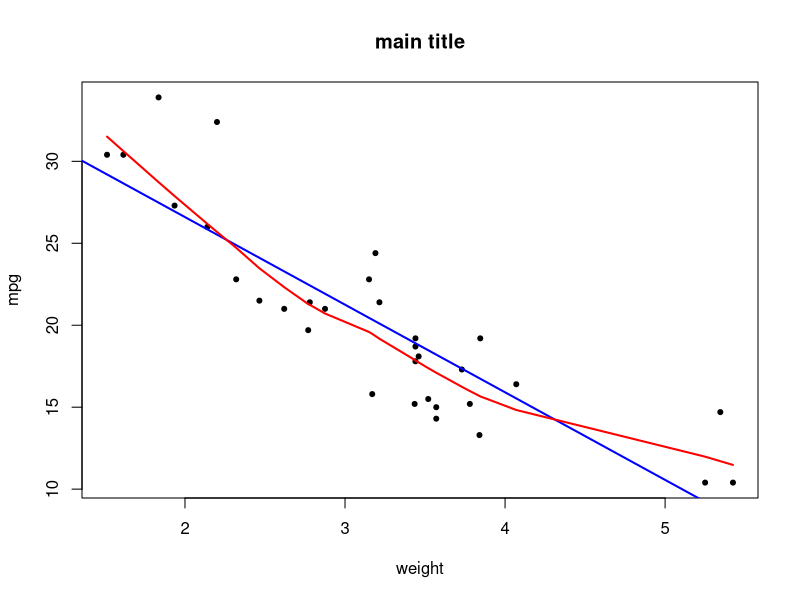
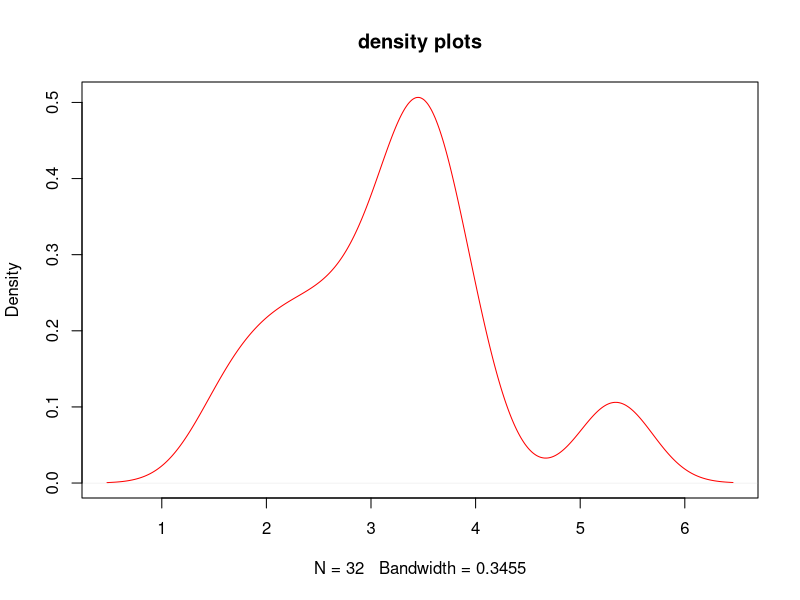

Generate these figures, in order, with R:
library(tidyverse)
data("mtcars")

x<-mtcars$wt
y<-mtcars$mpg

plot(x,y,main ="main title",
     xlab = "weight",
     ylab= "mpg",
     pch = 20)

abline(lm(y~x,data = mtcars),col ="blue",lwd ="2")

lines(lowess(x,y),col= "red",lwd ="2")

#create a density plot for mpg with a red line
plot(density(mtcars$wt),col= "red",main = "density plots")


